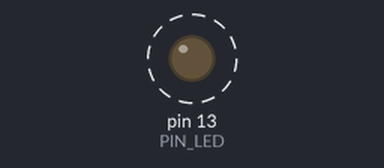
Simulated run of this sketch. Board: Arduino Uno, built with avr-gcc and run on an emulated ATmega328P. Parts: output pins drawn as LEDs (lit = HIGH). Dashed ring = blinking.

Above: at 0.5 s.
Timing chart, 0 to 4.6 s (numbered marks = the images above):
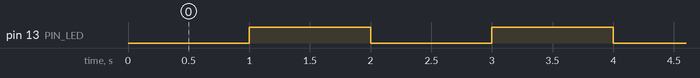

Measured:
- by itself, pin 13 (PIN_LED): alternates HIGH for 1.0 s and LOW for 1.0 s

The sketch:

04_example_3.ino
```cpp
#define PIN_LED  13

void setup() {
  pinMode(PIN_LED, OUTPUT);
  Serial.begin(115200);
}

// L 이 깜빡이는 것이 목표기 때문에 L 부분만 살렸음.
// Serial.print() 가 있으면 TX가 문자를 Serial 모니터로 보내고 있어 깜빡임

void loop() {
  digitalWrite(PIN_LED, 0);
  delay(1000);
  digitalWrite(PIN_LED, 1);
  delay(1000);
}
```
